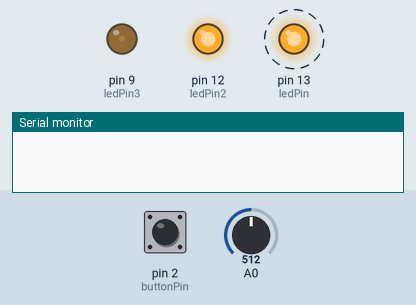
The sketch below on a simulated Arduino Uno, built with avr-gcc and run on an emulated ATmega328P. Shown: output pins drawn as LEDs (lit = HIGH), the last lines printed to the serial monitor. Dashed ring = blinking. The test bench sets the inputs (shaded band); at power-on: pin 2 (buttonPin) HIGH, A0 = 512.

Above: at 1.3 s.
1.4 s: pin 2 (buttonPin) pulled LOW for 3.2 s
At 2.6 s:
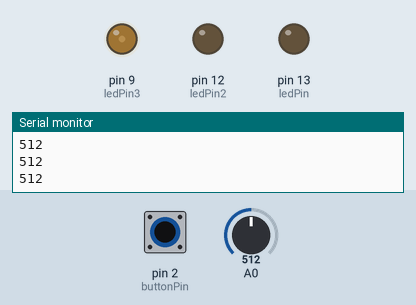
At 5.28 s:
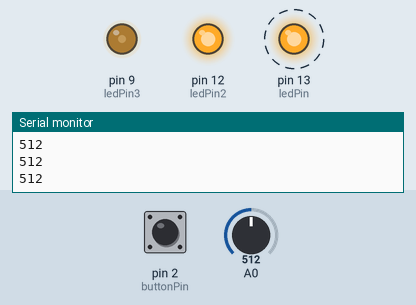
Timing chart, 0 to 13.1 s (numbered marks = the images above; inputs shaded):
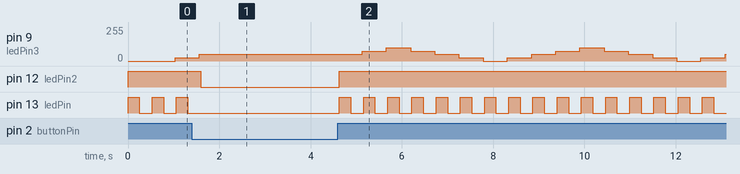

Measured:
- after the input at 1.4 s, pin 12 (ledPin2): HIGH → LOW after 0.19 s, → HIGH 3.0 s later

The sketch:

sketch_jun18b_Button_potentio_to_led.ino
```cpp
const int buttonPin = 2;
const int ledPin = 13;
const int ledPin2 = 12;
const int ledPin3 = 9;

int brightness = 0;
int fade = 25;
int buttonState = 0;

void setup() {
pinMode(ledPin, OUTPUT);
pinMode(buttonPin, INPUT);
pinMode(ledPin2, OUTPUT);
pinMode(ledPin3, OUTPUT);
Serial.begin(9600);
}

void loop() {
buttonState = digitalRead(buttonPin);
int potValue = analogRead(A0);

if (buttonState == LOW)
{
analogWrite(ledPin3, potValue/10);
Serial.println(potValue);
}

if (buttonState == HIGH)
{

  digitalWrite(ledPin2, HIGH);

  digitalWrite(ledPin, HIGH);
  delay(250);
  digitalWrite(ledPin, LOW);
  delay(250);


  analogWrite(ledPin3, brightness);
  brightness += fade;
  if( brightness <= 0 || brightness >=100 )
    {
       fade = -fade;
    }

}
else
{
  if(potValue == 0) { digitalWrite(ledPin3, LOW); }
  digitalWrite(ledPin2, LOW);
  digitalWrite(ledPin, LOW);
  delay(1);
}

    delay(30);
}
```
